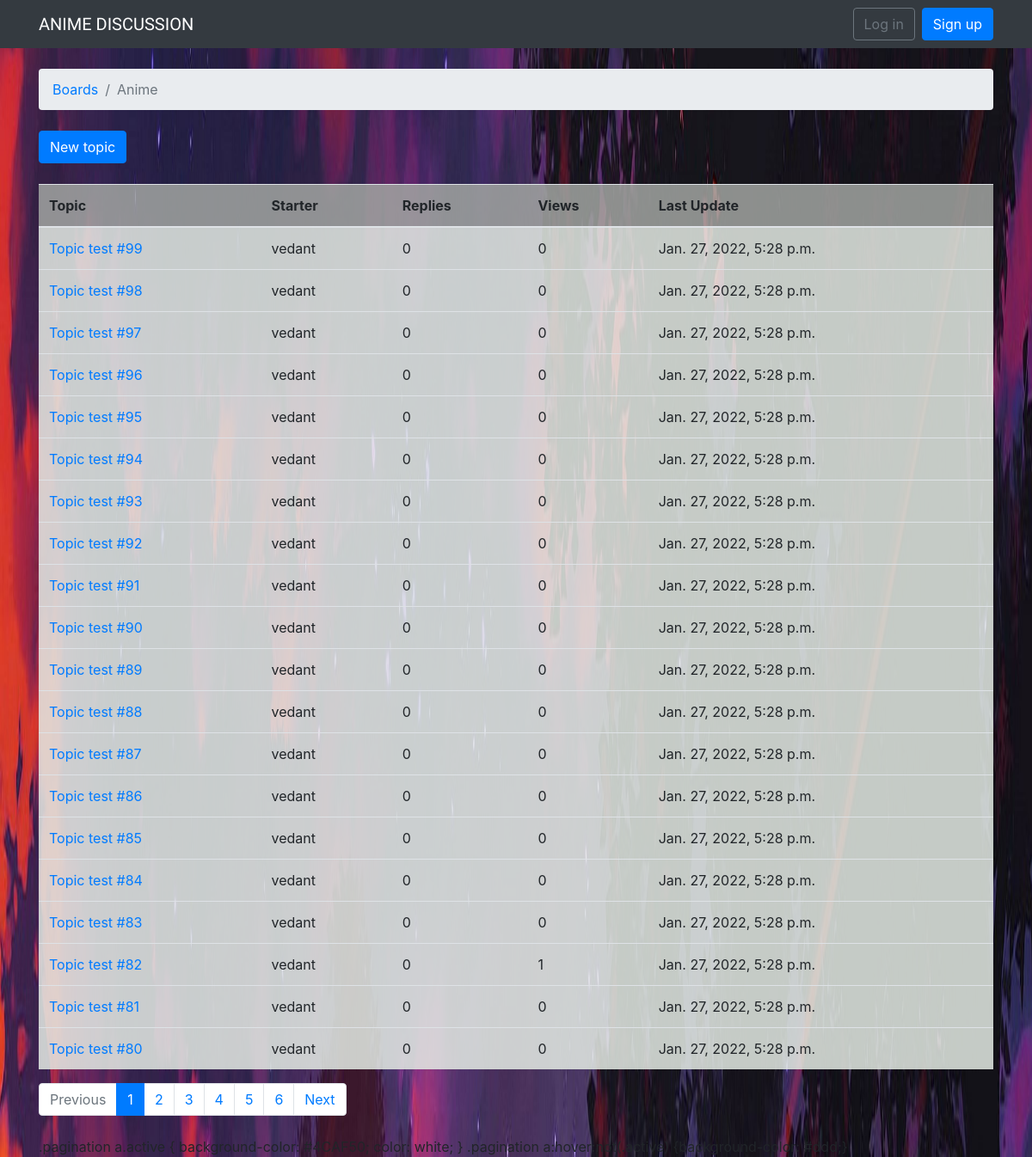
The app's page /boards/4/ with its own data.
### boards/models.py (models this page shows, shortened)
class Board(models.Model):
    name = models.CharField(max_length=30, unique=True)
    description = models.CharField(max_length=100)

class Topic(models.Model):
    subject = models.CharField(max_length=255)
    last_updated = models.DateTimeField(auto_now_add=True)
    board = models.ForeignKey(Board, related_name='topics', on_delete=models.CASCADE)
    starter = models.ForeignKey(User, related_name='topics',on_delete=models.CASCADE)
    views = models.PositiveIntegerField(default=0)

### boards/views.py (the view)
# urls.py: re_path(r'^boards/(?P<pk>\d+)/$', views.board_topics, name='board_topics'),
def board_topics(request, pk):
    board = get_object_or_404(Board, pk=pk)
    queryset = board.topics.order_by('-last_updated').annotate(replies=Count('posts') - 1)
    page = request.GET.get('page', 1)
    paginator = Paginator(queryset, 20)
    try:
        topics = paginator.page(page)
    except PageNotAnInteger:
        topics = paginator.page(1)
    except EmptyPage:
        topics = paginator.page(paginator.num_pages)
    return render(request, 'topics.html', {'board': board, 'topics': topics})

### templates/topics.html (shortened to what this page needs)
{% extends 'base.html' %}
{% load static %}
{% block stylesheet %}
  <link rel="stylesheet" href="{% static 'css/topic.css' %}">
{% endblock %}
{% block breadcrumb %}
  <li class="breadcrumb-item"><a href="{% url 'home' %}">Boards</a></li>
  <li class="breadcrumb-item active">{{ board.name }}</li>
{% endblock %}
{% block content %}
<div class="mb-4">
    <a href="{% url 'new_topic' board.pk %}" class="btn btn-primary">New topic</a>
  </div>
  <table class="table">
    <thead class="thead-inverse">
      <tr style="background-color:#a3a7a3d7">
        <th>Topic</th>
        <th>Starter</th>
        <th>Replies</th>
        <th>Views</th>
        <th>Last Update</th>
      </tr>
    </thead>
    <tbody>
      {% for topic in topics %}
        <tr style="background-color:#e6eee6d7">
          <td><a href="{% url 'topic_posts' board.pk topic.pk %}">{{ topic.subject }}</a></td>
          <td>{{ topic.starter.username }}</td>
          <td>{{ topic.replies }}</td>
          <td>{{ topic.views }}</td>
          <td>{{ topic.last_updated }}</td>
        </tr>
      {% endfor %}
    </tbody>
  </table>
  {% if topics.has_other_pages %}
  <nav aria-label="Topics pagination" class="mb-4">
    <ul class="pagination">
      {% if topics.has_previous %}
        <li class="page-item">
          <a class="page-link" href="?page={{ topics.previous_page_number }}">Previous</a>
        </li>
      {% else %}
        <li class="page-item disabled">
          <span class="page-link">Previous</span>
        </li>
      {% endif %}
      {% for page_num in topics.paginator.page_range %}
        {% if topics.number == page_num %}
          <li class="page-item active">
            <span class="page-link">
              {{ page_num }}
            </span>
          </li>
        {% else %}
          <li class="page-item">
            <a class="page-link" href="?page={{ page_num }}">{{ page_num }}</a>
          </li>
        {% endif %}
      {% endfor %}
      {% if topics.has_next %}
        <li class="page-item">
          <a class="page-link" href="?page={{ topics.next_page_number }}">Next</a>
        </li>
      {% else %}
        <li class="page-item disabled">
          <span class="page-link">Next</span>
        </li>
      {% endif %}
    </ul>
  </nav>
{% endif %}
.pagination a.active {
  background-color: #4CAF50;
  color: white;
}
.pagination a:hover:not(.active) {background-color: #ddd;}
{% endblock %}

### templates/base.html (shortened to what this page needs)
{% load static %}<!DOCTYPE html>
<html>
  <head>
    <link rel="stylesheet" href="{% static 'css/bootstrap.min.css' %}">
    <link rel="stylesheet" href="{% static 'css/app.css' %}">
  </head>
  {% block stylesheet %}{% endblock %}
  <body>
    {% block body %}
    <nav class="navbar navbar-expand-sm navbar-dark bg-dark">
      <div class="container">
        <a class="navbar-brand" href="{% url 'home' %}">ANIME DISCUSSION</a>
        <div class="collapse navbar-collapse" id="mainMenu">
          {% if user.is_authenticated %}
            <ul class="navbar-nav ml-auto">
              <li class="nav-item dropdown">
                <a class="nav-link dropdown-toggle" href="#" id="userMenu" data-toggle="dropdown" aria-haspopup="true" aria-expanded="false">
                  {{ user.username }}
                </a>
                <div class="dropdown-menu dropdown-menu-right" aria-labelledby="userMenu">
                  <a class="dropdown-item" href="#">My account</a>
                  <a class="dropdown-item" href="{% url 'password_change' %}">Change password</a>
                  <div class="dropdown-divider"></div>
                  <a class="dropdown-item" href="{% url 'logout' %}">Log out</a>
                </div>
              </li>
            </ul>
          {% else %}
            <form class="form-inline ml-auto">
              <a href="{% url 'login' %}" class="btn btn-outline-secondary">Log in</a>
              <a href="{% url 'signup' %}" class="btn btn-primary ml-2">Sign up</a>
            </form>
          {% endif %}
        </div>
      </div>
    </nav>
      <div class="container">
        <ol class="breadcrumb my-4">
          {% block breadcrumb %}
          {% endblock %}
        </ol>
        {% block content %}
        {% endblock %}
      </div>
    {% endblock body %}
   </body>
</html>

### static/css/app.css (style rules this page uses)
.navbar-brand { font-family: 'Peralta', cursive; }

### static/css/topic.css (style rules this page uses)
body { background-image: url(../img/21599.jpg); background-size: 100% 500%; }

### records on screen
Board: name "Anime"
Topic: subject "Topic test #99", starter.username "vedant", replies "0", views "0", last_updated "Jan. 27, 2022, 5:28 p.m."
Topic: subject "Topic test #98", starter.username "vedant", replies "0", views "0", last_updated "Jan. 27, 2022, 5:28 p.m."
Topic: subject "Topic test #97", starter.username "vedant", replies "0", views "0", last_updated "Jan. 27, 2022, 5:28 p.m."
Topic: subject "Topic test #96", starter.username "vedant", replies "0", views "0", last_updated "Jan. 27, 2022, 5:28 p.m."
Topic: subject "Topic test #95", starter.username "vedant", replies "0", views "0", last_updated "Jan. 27, 2022, 5:28 p.m."
Topic: subject "Topic test #94", starter.username "vedant", replies "0", views "0", last_updated "Jan. 27, 2022, 5:28 p.m."
Topic: subject "Topic test #93", starter.username "vedant", replies "0", views "0", last_updated "Jan. 27, 2022, 5:28 p.m."
Topic: subject "Topic test #92", starter.username "vedant", replies "0", views "0", last_updated "Jan. 27, 2022, 5:28 p.m."
Topic: subject "Topic test #91", starter.username "vedant", replies "0", views "0", last_updated "Jan. 27, 2022, 5:28 p.m."
Topic: subject "Topic test #90", starter.username "vedant", replies "0", views "0", last_updated "Jan. 27, 2022, 5:28 p.m."
Topic: subject "Topic test #89", starter.username "vedant", replies "0", views "0", last_updated "Jan. 27, 2022, 5:28 p.m."
Topic: subject "Topic test #88", starter.username "vedant", replies "0", views "0", last_updated "Jan. 27, 2022, 5:28 p.m."
Topic: subject "Topic test #87", starter.username "vedant", replies "0", views "0", last_updated "Jan. 27, 2022, 5:28 p.m."
Topic: subject "Topic test #86", starter.username "vedant", replies "0", views "0", last_updated "Jan. 27, 2022, 5:28 p.m."
Topic: subject "Topic test #85", starter.username "vedant", replies "0", views "0", last_updated "Jan. 27, 2022, 5:28 p.m."
Topic: subject "Topic test #84", starter.username "vedant", replies "0", views "0", last_updated "Jan. 27, 2022, 5:28 p.m."
Topic: subject "Topic test #83", starter.username "vedant", replies "0", views "0", last_updated "Jan. 27, 2022, 5:28 p.m."
Topic: subject "Topic test #82", starter.username "vedant", replies "0", views "1", last_updated "Jan. 27, 2022, 5:28 p.m."
Topic: subject "Topic test #81", starter.username "vedant", replies "0", views "0", last_updated "Jan. 27, 2022, 5:28 p.m."
Topic: subject "Topic test #80", starter.username "vedant", replies "0", views "0", last_updated "Jan. 27, 2022, 5:28 p.m."

### other values on screen
{{ page_num }} "1"
{{ page_num }} "2" "3" "4" "5" "6"
